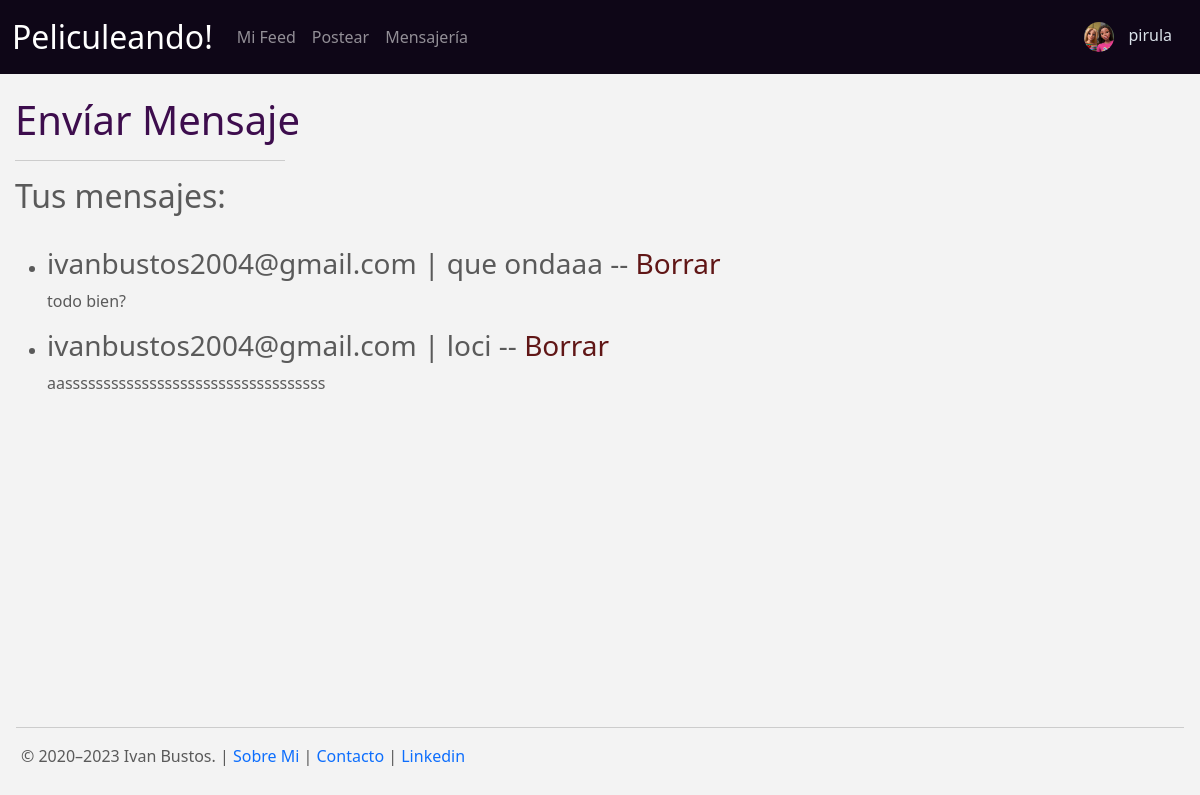
Page /mensaje/list (signed in) on the earlier database version.
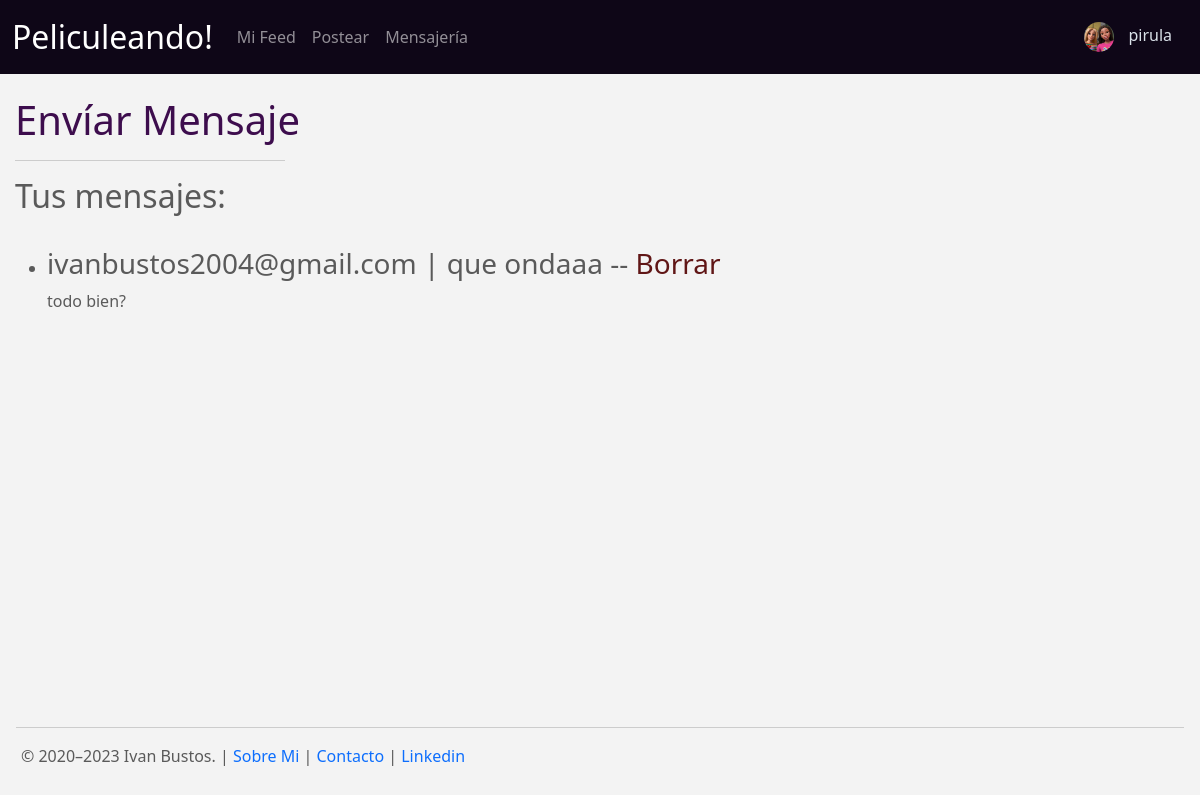
Same page on the later database version.
### Peliculeando/models.py (models this page shows)
class Mensaje(models.Model):
    titulo = models.CharField(max_length=40)
    mensaje = models.TextField(max_length=1000)
    email = models.EmailField()
    receptor = models.ForeignKey(to=User, on_delete=models.CASCADE, related_name="receptor")

### Peliculeando/views.py (the view)
# urls.py: path('mensaje/list', MensajeList.as_view(), name="mensaje-list"),
class MensajeList(LoginRequiredMixin, ListView):
    model = Mensaje
    context_object_name = "mensajes"
    def get_queryset(self):
        queryset = super().get_queryset()
        queryset = queryset.filter(receptor=self.request.user)
        return queryset

### Peliculeando/templates/Peliculeando/mensaje_list.html (shortened to what this page needs)
{% extends "Peliculeando/base.html" %}
{% block main %}
<br><br>
<div style="margin-left: 15px;">
    <h1><a href="{% url 'mensaje-create' %}" style="color: rgb(61, 13, 77); text-decoration: none;">Envíar Mensaje</a></h1>
    <hr width="270px">
    {% if not mensajes %}
    <h2>Por ahora no tienes mensajes</h2> <br>
    {% else %}
    <h2>Tus mensajes:</h2> <br>
    {% endif %}
    <ul>
    {% for mensaje in mensajes %}
    <li><h3>{{mensaje.email}} | {{mensaje.titulo}} -- <a href="{% url 'mensaje-delete' mensaje.id%}" style="text-decoration: none; color: rgb(96, 22, 22);">Borrar</a></h3>
    <p>{{mensaje.mensaje}}</p></li>
    {% endfor %} <br>
    </ul>
</div>
<br>
{% endblock %}

Differences in the rows shown:
removed Mensaje: email "ivanbustos2004@gmail.com", titulo "loci", mensaje "aassssssssssssssssssssssssssssssssss"
